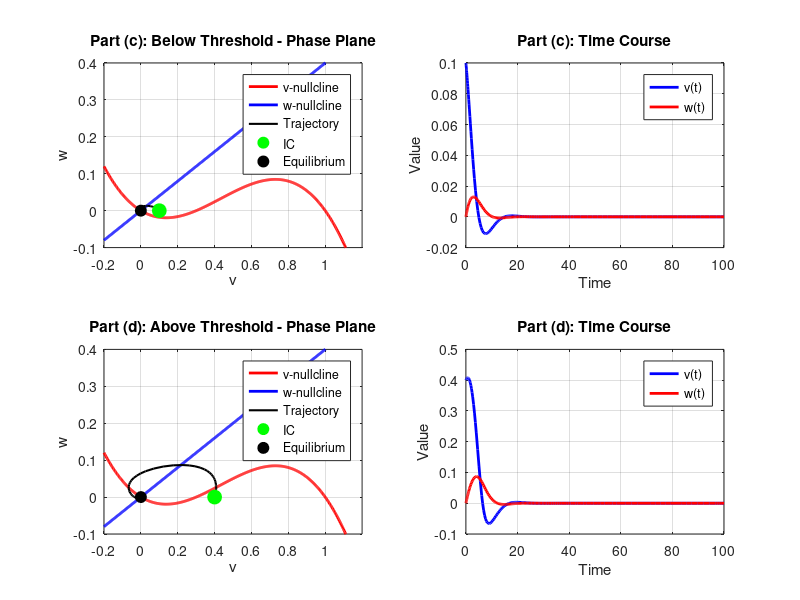

The MATLAB source for this figure:
% Problem 2: Fitzhugh-Nagumo Model

% Parameters
gamma = 2.5;
epsilon = 0.1;
a = 0.3;

% Define system
fhn_ode = @(t, y) [
    -y(1)*(y(1) - a)*(y(1) - 1) - y(2);  % dv/dt
    epsilon*(y(1) - gamma*y(2))           % dw/dt
];

% Part c: Subthreshold (v0 = 0.1, w0 = 0)
[t_c, y_c] = ode45(fhn_ode, [0, 100], [0.1, 0]);

% Part d: Suprathreshold (v0 = 0.4, w0 = 0)
[t_d, y_d] = ode45(fhn_ode, [0, 100], [0.4, 0]);

% Create nullclines for phase plane
v_vals = linspace(-0.2, 1.2, 500);
w_v_nullcline = -v_vals.*(v_vals - a).*(v_vals - 1);  % v-nullcline
w_w_nullcline = v_vals / gamma;                        % w-nullcline

% Plot phase plane
figure;
subplot(2,2,1);
plot(v_vals, w_v_nullcline, 'r-', 'LineWidth', 2); hold on;
plot(v_vals, w_w_nullcline, 'b-', 'LineWidth', 2);
plot(y_c(:,1), y_c(:,2), 'k-', 'LineWidth', 1.5);
plot(0.1, 0, 'go', 'MarkerSize', 10, 'MarkerFaceColor', 'g');
plot(0, 0, 'ko', 'MarkerSize', 8, 'MarkerFaceColor', 'k');
xlabel('v');
ylabel('w');
title('Part (c): Below Threshold - Phase Plane');
legend('v-nullcline', 'w-nullcline', 'Trajectory', 'IC', 'Equilibrium');
grid on;
axis([-0.2 1.2 -0.1 0.4]);

subplot(2,2,2);
plot(t_c, y_c(:,1), 'b-', 'LineWidth', 2); hold on;
plot(t_c, y_c(:,2), 'r-', 'LineWidth', 2);
xlabel('Time');
ylabel('Value');
title('Part (c): Time Course');
legend('v(t)', 'w(t)');
grid on;

subplot(2,2,3);
plot(v_vals, w_v_nullcline, 'r-', 'LineWidth', 2); hold on;
plot(v_vals, w_w_nullcline, 'b-', 'LineWidth', 2);
plot(y_d(:,1), y_d(:,2), 'k-', 'LineWidth', 1.5);
plot(0.4, 0, 'go', 'MarkerSize', 10, 'MarkerFaceColor', 'g');
plot(0, 0, 'ko', 'MarkerSize', 8, 'MarkerFaceColor', 'k');
xlabel('v');
ylabel('w');
title('Part (d): Above Threshold - Phase Plane');
legend('v-nullcline', 'w-nullcline', 'Trajectory', 'IC', 'Equilibrium');
grid on;
axis([-0.2 1.2 -0.1 0.4]);

subplot(2,2,4);
plot(t_d, y_d(:,1), 'b-', 'LineWidth', 2); hold on;
plot(t_d, y_d(:,2), 'r-', 'LineWidth', 2);
xlabel('Time');
ylabel('Value');
title('Part (d): Time Course');
legend('v(t)', 'w(t)');
grid on;